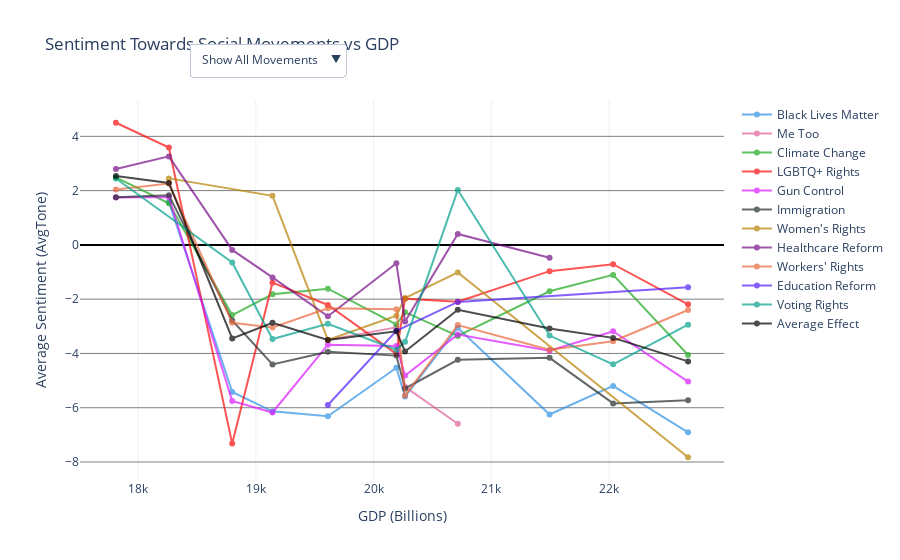

This figure's notebook cell:
### Code cell
# Open database connection
db_path = "../../data/processed/social_movements.db"
conn = sqlite3.connect(db_path)

# Initialize a dictionary to store movement data
movement_data = {}

# Generate dynamic queries for each movement
for movement, terms in keywords.items():
    term_conditions = " OR ".join([f"SOURCEURL LIKE '%{term}%'" for term in terms])
    query = f"""
    SELECT 
        SUBSTR(Date, 1, 4) AS Year, 
        AVG(AvgTone) AS AvgTone
    FROM SocialMovements
    WHERE {term_conditions}
    GROUP BY Year
    ORDER BY Year;
    """
    
    # Execute query and store results in movement_data dictionary
    movement_data[movement] = pd.read_sql_query(query, conn)

# Clean up movement_data to remove empty datasets
movement_data = {movement: data for movement, data in movement_data.items() if not data.empty}

# Load GDP data (adjusted to use 'Date' and extract year)
gdp_query = "SELECT Date, GDP_Billions FROM FRED"
gdp_df = pd.read_sql_query(gdp_query, conn)

# Extract Year from the 'Date' column
gdp_df["Year"] = pd.to_datetime(gdp_df["Date"]).dt.year

# Ensure Year columns are of the same type
gdp_df["Year"] = gdp_df["Year"].astype(int)
for movement, data in movement_data.items():
    data["Year"] = data["Year"].astype(int)  # Ensure Year is of type int in each movement

# Merge with GDP data and add "Average Effect" by calculating the overall average sentiment
merged_data = {}
for movement, data in movement_data.items():
    merged_df = pd.merge(data, gdp_df[['Year', 'GDP_Billions']], on="Year", how="inner")
    merged_data[movement] = merged_df

# Add the "Average Effect" data
average_effect_data = pd.concat([df[['Year', 'AvgTone']] for df in merged_data.values()])
average_effect_data = average_effect_data.groupby('Year').mean().reset_index()
average_effect_data['GDP_Billions'] = pd.merge(average_effect_data, gdp_df[['Year', 'GDP_Billions']], on='Year', how='left')['GDP_Billions']

# Sort each movement's data by GDP_Billions to ensure points are connected to the nearest right point
for movement in merged_data:
    merged_data[movement] = merged_data[movement].sort_values('GDP_Billions')

# Sort Average Effect data by GDP_Billions to ensure it's ordered properly
average_effect_data = average_effect_data.sort_values('GDP_Billions')

# Plot the data using Plotly for an interactive line graph
fig = go.Figure()

# Define medium/dark colors for each movement (use colors from Plotly's color scale)
colors = px.colors.qualitative.Dark24

# Add lines for each movement
for idx, (movement, data) in enumerate(merged_data.items()):
    fig.add_trace(go.Scatter(
        x=data['GDP_Billions'],
        y=data['AvgTone'],
        mode='lines+markers',  # Use lines and markers
        name=movement,
        line=dict(color=colors[idx % len(colors)]),  # Use different color for each movement
        opacity=0.7
    ))

# Add the "Average Effect" line
fig.add_trace(go.Scatter(
    x=average_effect_data['GDP_Billions'],
    y=average_effect_data['AvgTone'],
    mode='lines+markers',
    name='Average Effect',
    line=dict(color='black'),
    opacity=0.7
))

# Create visibility list and buttons dynamically based on the available movements
visibility = [True] * len(merged_data) + [True]  # Initially show all movements and average effect

# Create buttons dynamically for each movement
buttons = [
    {
        'label': 'Show All Movements',
        'method': 'update',
        'args': [{'visible': visibility}, {'title': 'Sentiment for All Movements'}]
    },
    {
        'label': 'Average Effect',
        'method': 'update',
        'args': [{'visible': [False] * len(merged_data) + [True]}, {'title': 'Average Effect'}]
    }
]

# Add a button for each movement
for idx, movement in enumerate(merged_data.keys()):
    visibility_list = [False] * len(merged_data)
    visibility_list[idx] = True  # Only show the selected movement
    buttons.append({
        'label': movement,
        'method': 'update',
        'args': [{'visible': visibility_list + [False]}, {'title': f"Sentiment for {movement}"}]
    })

# Update layout with dynamic buttons
fig.update_layout(
    title="Sentiment Towards Social Movements vs GDP",
    xaxis_title="GDP (Billions)",
    yaxis_title="Average Sentiment (AvgTone)",
    template="plotly_white",  # Set white background
    plot_bgcolor='white',  # Set plot background to white
    yaxis=dict(
        zeroline=True,
        zerolinecolor='black',  # Make the Y=0 line dark black
        gridcolor='gray'  # Set grid lines to gray
    ),
    updatemenus=[{
        'buttons': buttons,
        'direction': 'down',
        'showactive': True,
        'active': 0,
        'x': 0.17,
        'xanchor': 'left',
        'y': 1.15,
        'yanchor': 'top'
    }]
)

fig.show()

pio.write_html(fig, "../../website/figures/social_movements_interactive_plot.html")

# Close the connection after all operations are done
conn.close()

### Figure 1 — Plotly figure (JSON) as saved in the notebook; plotly's stock layout.template omitted (floating-point values rounded to 4 significant figures)
{"data": [{"line": {"color": "#2E91E5"}, "mode": "lines+markers", "name": "Black Lives Matter", "opacity": 0.7, "type": "scatter", "x": [18260.0, 18800.0, 19140.0, 19610.0, 20190.0, 20270.0, 20720.0, 21490.0, 22030.0, 22670.0], "y": [1.583, -5.418, -6.133, -6.314, -4.528, -5.59, -3.053, -6.248, -5.195, -6.907]}, {"line": {"color": "#E15F99"}, "mode": "lines+markers", "name": "Me Too", "opacity": 0.7, "type": "scatter", "x": [19610.0, 20190.0, 20270.0, 20720.0], "y": [-3.5, -3.036, -5.23, -6.592]}, {"line": {"color": "#1CA71C"}, "mode": "lines+markers", "name": "Climate Change", "opacity": 0.7, "type": "scatter", "x": [17810.0, 18260.0, 18800.0, 19140.0, 19610.0, 20190.0, 20270.0, 20720.0, 21490.0, 22030.0, 22670.0], "y": [2.488, 1.533, -2.586, -1.815, -1.615, -2.932, -2.48, -3.357, -1.71, -1.105, -4.059]}, {"line": {"color": "#FB0D0D"}, "mode": "lines+markers", "name": "LGBTQ+ Rights", "opacity": 0.7, "type": "scatter", "x": [17810.0, 18260.0, 18800.0, 19140.0, 19610.0, 20190.0, 20270.0, 20720.0, 21490.0, 22030.0, 22670.0], "y": [4.501, 3.589, -7.322, -1.391, -2.214, -4.017, -1.98, -2.095, -0.9676, -0.712, -2.191]}, {"line": {"color": "#DA16FF"}, "mode": "lines+markers", "name": "Gun Control", "opacity": 0.7, "type": "scatter", "x": [17810.0, 18260.0, 18800.0, 19140.0, 19610.0, 20190.0, 20270.0, 20720.0, 21490.0, 22030.0, 22670.0], "y": [1.744, 1.765, -5.752, -6.176, -3.675, -3.723, -4.814, -3.305, -3.901, -3.182, -5.036]}, {"line": {"color": "#222A2A"}, "mode": "lines+markers", "name": "Immigration", "opacity": 0.7, "type": "scatter", "x": [17810.0, 18260.0, 18800.0, 19140.0, 19610.0, 20190.0, 20270.0, 20720.0, 21490.0, 22030.0, 22670.0], "y": [1.758, 1.826, -2.786, -4.405, -3.937, -4.08, -5.291, -4.232, -4.163, -5.841, -5.724]}, {"line": {"color": "#B68100"}, "mode": "lines+markers", "name": "Women's Rights", "opacity": 0.7, "type": "scatter", "x": [18260.0, 19140.0, 19610.0, 20190.0, 20270.0, 20720.0, 22670.0], "y": [2.451, 1.81, -3.5, -2.609, -1.956, -1.014, -7.825]}, {"line": {"color": "#750D86"}, "mode": "lines+markers", "name": "Healthcare Reform", "opacity": 0.7, "type": "scatter", "x": [17810.0, 18260.0, 18800.0, 19140.0, 19610.0, 20190.0, 20270.0, 20720.0, 21490.0], "y": [2.794, 3.262, -0.1854, -1.197, -2.628, -0.6783, -2.823, 0.4037, -0.4729]}, {"line": {"color": "#EB663B"}, "mode": "lines+markers", "name": "Workers' Rights", "opacity": 0.7, "type": "scatter", "x": [17810.0, 18260.0, 18800.0, 19140.0, 19610.0, 20190.0, 20270.0, 20720.0, 21490.0, 22030.0, 22670.0], "y": [2.043, 2.258, -2.871, -3.042, -2.336, -2.375, -5.547, -2.953, -3.863, -3.549, -2.399]}, {"line": {"color": "#511CFB"}, "mode": "lines+markers", "name": "Education Reform", "opacity": 0.7, "type": "scatter", "x": [19610.0, 20190.0, 20720.0, 22670.0], "y": [-5.898, -3.165, -2.103, -1.557]}, {"line": {"color": "#00A08B"}, "mode": "lines+markers", "name": "Voting Rights", "opacity": 0.7, "type": "scatter", "x": [17810.0, 18800.0, 19140.0, 19610.0, 20190.0, 20270.0, 20720.0, 21490.0, 22030.0, 22670.0], "y": [2.446, -0.6472, -3.467, -2.904, -3.865, -3.573, 2.025, -3.341, -4.4, -2.94]}, {"line": {"color": "black"}, "mode": "lines+markers", "name": "Average Effect", "opacity": 0.7, "type": "scatter", "x": [17810.0, 18260.0, 18800.0, 19140.0, 19610.0, 20190.0, 20270.0, 20720.0, 21490.0, 22030.0, 22670.0], "y": [2.539, 2.284, -3.446, -2.868, -3.502, -3.182, -3.928, -2.389, -3.083, -3.426, -4.293]}], "layout": {"plot_bgcolor": "white", "title": {"text": "Sentiment Towards Social Movements vs GDP"}, "updatemenus": [{"active": 0, "buttons": [{"args": [{"visible": [true, true, true, true, true, true, true, true, true, true, true, true]}, {"title": "Sentiment for All Movements"}], "label": "Show All Movements", "method": "update"}, {"args": [{"visible": [false, false, false, false, false, false, false, false, false, false, false, true]}, {"title": "Average Effect"}], "label": "Average Effect", "method": "update"}, {"args": [{"visible": [true, false, false, false, false, false, false, false, false, false, false, false]}, {"title": "Sentiment for Black Lives Matter"}], "label": "Black Lives Matter", "method": "update"}, {"args": [{"visible": [false, true, false, false, false, false, false, false, false, false, false, false]}, {"title": "Sentiment for Me Too"}], "label": "Me Too", "method": "update"}, {"args": [{"visible": [false, false, true, false, false, false, false, false, false, false, false, false]}, {"title": "Sentiment for Climate Change"}], "label": "Climate Change", "method": "update"}, {"args": [{"visible": [false, false, false, true, false, false, false, false, false, false, false, false]}, {"title": "Sentiment for LGBTQ+ Rights"}], "label": "LGBTQ+ Rights", "method": "update"}, {"args": [{"visible": [false, false, false, false, true, false, false, false, false, false, false, false]}, {"title": "Sentiment for Gun Control"}], "label": "Gun Control", "method": "update"}, {"args": [{"visible": [false, false, false, false, false, true, false, false, false, false, false, false]}, {"title": "Sentiment for Immigration"}], "label": "Immigration", "method": "update"}, {"args": [{"visible": [false, false, false, false, false, false, true, false, false, false, false, false]}, {"title": "Sentiment for Women's Rights"}], "label": "Women's Rights", "method": "update"}, {"args": [{"visible": [false, false, false, false, false, false, false, true, false, false, false, false]}, {"title": "Sentiment for Healthcare Reform"}], "label": "Healthcare Reform", "method": "update"}, {"args": [{"visible": [false, false, false, false, false, false, false, false, true, false, false, false]}, {"title": "Sentiment for Workers' Rights"}], "label": "Workers' Rights", "method": "update"}, {"args": [{"visible": [false, false, false, false, false, false, false, false, false, true, false, false]}, {"title": "Sentiment for Education Reform"}], "label": "Education Reform", "method": "update"}, {"args": [{"visible": [false, false, false, false, false, false, false, false, false, false, true, false]}, {"title": "Sentiment for Voting Rights"}], "label": "Voting Rights", "method": "update"}], "direction": "down", "showactive": true, "x": 0.17, "xanchor": "left", "y": 1.15, "yanchor": "top"}], "xaxis": {"title": {"text": "GDP (Billions)"}}, "yaxis": {"gridcolor": "gray", "title": {"text": "Average Sentiment (AvgTone)"}, "zeroline": true, "zerolinecolor": "black"}}}
